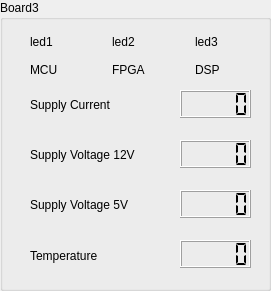
       <widget class="QGroupBox" name="groupBox_3">
        <property name="geometry">
         <rect>
          <x>570</x>
          <y>80</y>
          <width>271</width>
          <height>291</height>
         </rect>
        </property>
        <property name="styleSheet">
         <string notr="true">font: 10pt &quot;Arial&quot;;</string>
        </property>
        <property name="title">
         <string>Board3</string>
        </property>
        <widget class="QLabel" name="labCurrentBoard3">
         <property name="geometry">
          <rect>
           <x>30</x>
           <y>90</y>
           <width>121</width>
           <height>30</height>
          </rect>
         </property>
         <property name="styleSheet">
          <string notr="true">font: 10pt &quot;Arial&quot;;</string>
         </property>
         <property name="text">
          <string>Supply Current</string>
         </property>
        </widget>
        <widget class="QLCDNumber" name="lcdNumberTempeBoard3">
         <property name="geometry">
          <rect>
           <x>180</x>
           <y>240</y>
           <width>71</width>
           <height>28</height>
          </rect>
         </property>
         <property name="segmentStyle">
          <enum>QLCDNumber::Flat</enum>
         </property>
        </widget>
        <widget class="QLCDNumber" name="lcdNumberVoltage5Board3">
         <property name="geometry">
          <rect>
           <x>180</x>
           <y>190</y>
           <width>71</width>
           <height>28</height>
          </rect>
         </property>
         <property name="segmentStyle">
          <enum>QLCDNumber::Flat</enum>
         </property>
        </widget>
        <widget class="QLabel" name="labTempBoard3">
         <property name="geometry">
          <rect>
           <x>30</x>
           <y>240</y>
           <width>150</width>
           <height>31</height>
          </rect>
         </property>
         <property name="styleSheet">
          <string notr="true">font: 10pt &quot;Arial&quot;;</string>
         </property>
         <property name="text">
          <string>Temperature</string>
         </property>
        </widget>
        <widget class="QLCDNumber" name="lcdNumberCurrentBoard3">
         <property name="geometry">
          <rect>
           <x>180</x>
           <y>90</y>
           <width>71</width>
           <height>28</height>
          </rect>
         </property>
         <property name="segmentStyle">
          <enum>QLCDNumber::Flat</enum>
         </property>
        </widget>
        <widget class="QLabel" name="labVoltage12Board3">
         <property name="geometry">
          <rect>
           <x>30</x>
           <y>140</y>
           <width>141</width>
           <height>30</height>
          </rect>
         </property>
         <property name="styleSheet">
          <string notr="true">font: 10pt &quot;Arial&quot;;</string>
         </property>
         <property name="text">
          <string>Supply Voltage 12V</string>
         </property>
        </widget>
        <widget class="QLCDNumber" name="lcdNumberVoltage12Board3">
         <property name="geometry">
          <rect>
           <x>180</x>
           <y>140</y>
           <width>71</width>
           <height>28</height>
          </rect>
         </property>
         <property name="segmentStyle">
          <enum>QLCDNumber::Flat</enum>
         </property>
        </widget>
        <widget class="QLabel" name="labVoltage5Board3">
         <property name="geometry">
          <rect>
           <x>30</x>
           <y>190</y>
           <width>170</width>
           <height>30</height>
          </rect>
         </property>
         <property name="styleSheet">
          <string notr="true">font: 10pt &quot;Arial&quot;;</string>
         </property>
         <property name="text">
          <string>Supply Voltage 5V</string>
         </property>
        </widget>
        <widget class="QWidget" name="gridLayoutWidget_4">
         <property name="geometry">
          <rect>
           <x>30</x>
           <y>30</y>
           <width>241</width>
           <height>51</height>
          </rect>
         </property>
         <layout class="QGridLayout" name="gridLayout_4">
          <item row="0" column="1">
           <widget class="QLabel" name="labFPGALEDBoard3">
            <property name="styleSheet">
             <string notr="true">font: 10pt &quot;Arial&quot;;</string>
            </property>
            <property name="text">
             <string>led2</string>
            </property>
           </widget>
          </item>
          <item row="0" column="2">
           <widget class="QLabel" name="labDSPLEDBoard3">
            <property name="styleSheet">
             <string notr="true">font: 10pt &quot;Arial&quot;;</string>
            </property>
            <property name="text">
             <string>led3</string>
            </property>
           </widget>
          </item>
          <item row="0" column="0">
           <widget class="QLabel" name="labMCULEDBoard3">
            <property name="styleSheet">
             <string notr="true">font: 10pt &quot;Arial&quot;;</string>
            </property>
            <property name="text">
             <string>led1</string>
            </property>
           </widget>
          </item>
          <item row="1" column="0">
           <widget class="QLabel" name="labMCUstatusBoard3">
            <property name="styleSheet">
             <string notr="true">font: 10pt &quot;Arial&quot;;</string>
            </property>
            <property name="text">
             <string>MCU</string>
            </property>
           </widget>
          </item>
          <item row="1" column="1">
           <widget class="QLabel" name="labFPGAstatusBoard3">
            <property name="styleSheet">
             <string notr="true">font: 10pt &quot;Arial&quot;;</string>
            </property>
            <property name="text">
             <string>FPGA</string>
            </property>
           </widget>
          </item>
          <item row="1" column="2">
           <widget class="QLabel" name="labDSPstatusBoard3">
            <property name="styleSheet">
             <string notr="true">font: 10pt &quot;Arial&quot;;</string>
            </property>
            <property name="text">
             <string>DSP</string>
            </property>
           </widget>
          </item>
         </layout>
        </widget>
       </widget>
